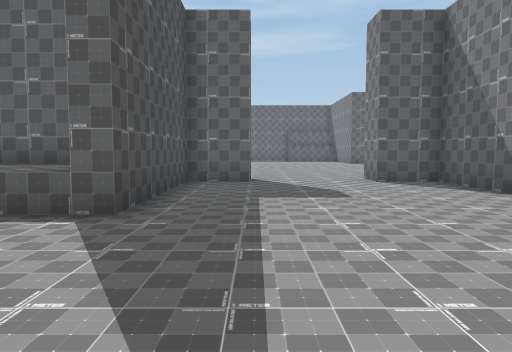
View 1 (above)

16 first-person views from a walk through a scene from a Unity 3-D project. The camera is 1.5 m above the floor, tilts 4° down and sees 70° across. The floor is counted in squares, 2 m on a side. Each view is taken from the middle of a square. On the plan, view 1 faces up. The plan holds only what a view shows up to about 11 squares ahead; the rest is blank. The place goes on beyond the plan. The player is left out.

View 2
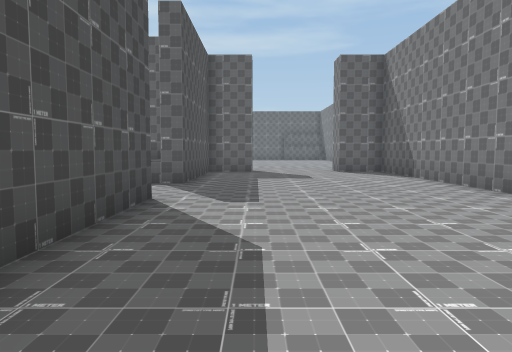

View 3
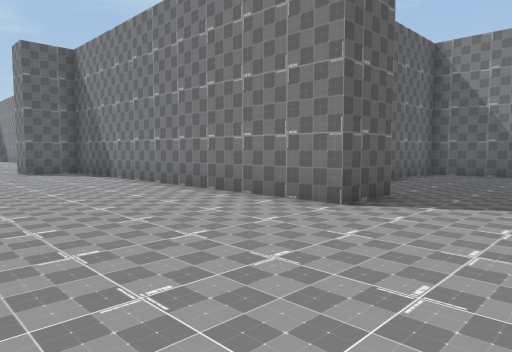

View 4
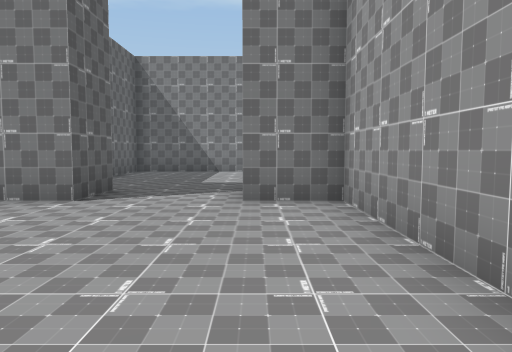

View 5
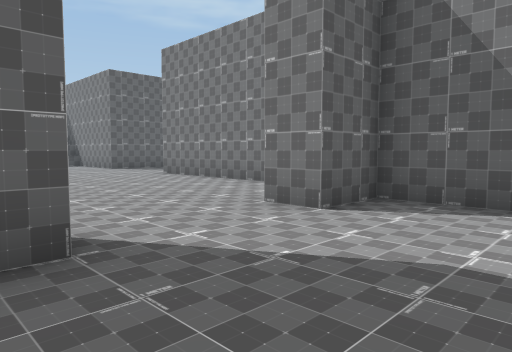

View 6
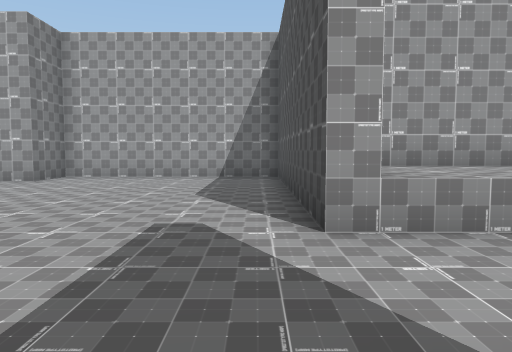

View 7
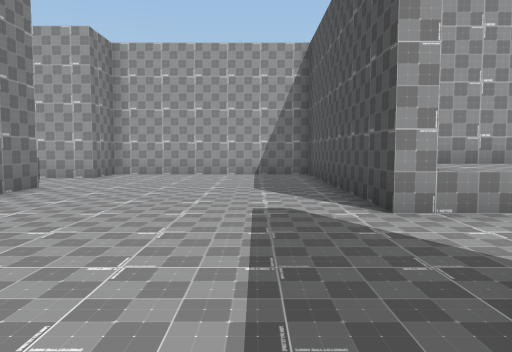

View 8
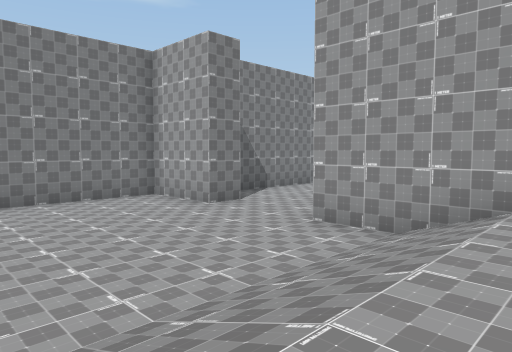

View 9
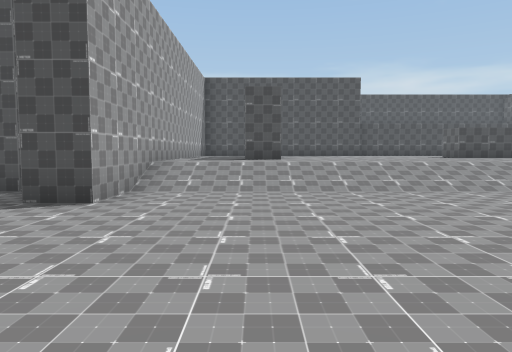

View 10
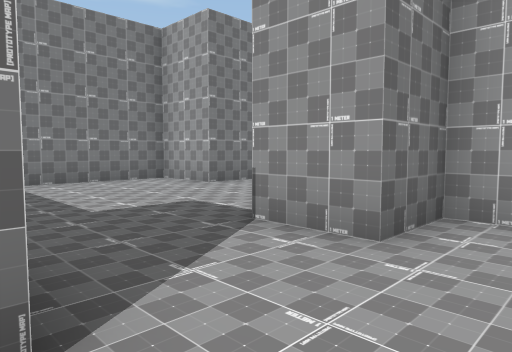

View 11
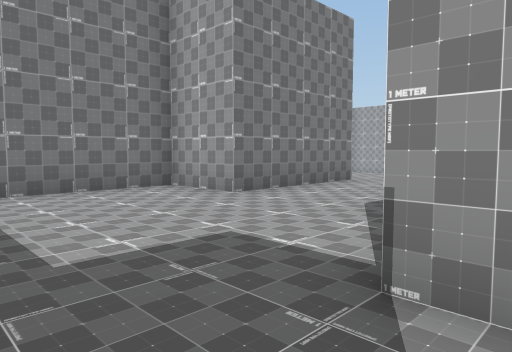

View 12
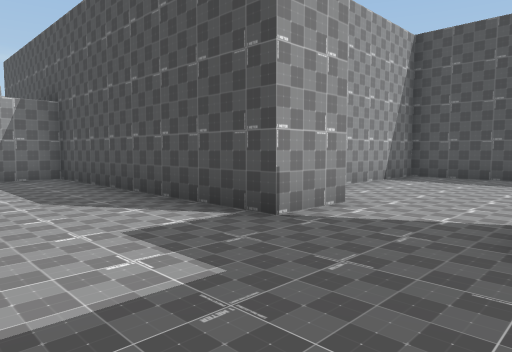

View 13
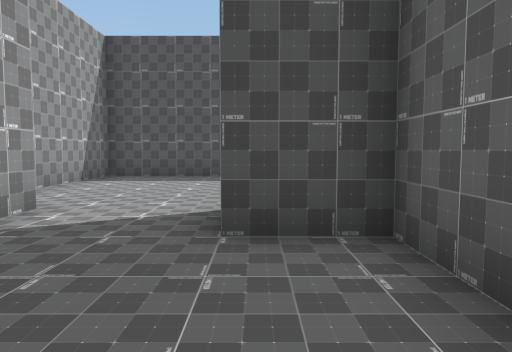

View 14
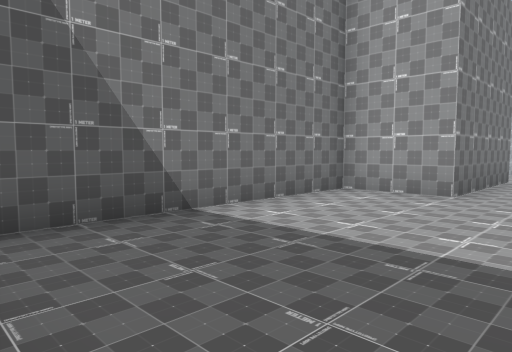

View 15
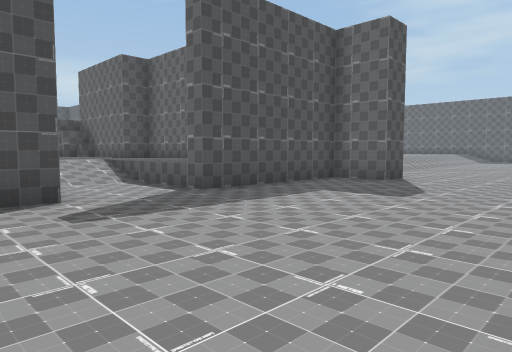

View 16
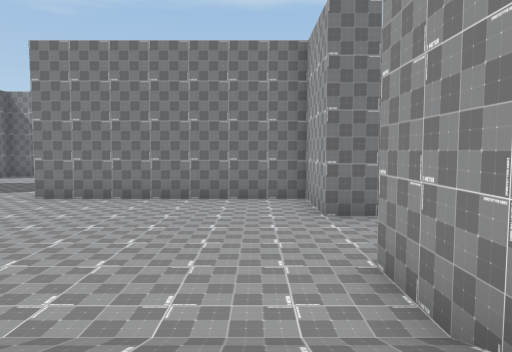

### Floor plan
Key: @ floor where view 1 was taken; # wall or solid block; . main floor; : floor 1 m higher than the main floor; / step, stairs or slope.
Columns run from 4 left of view 1 to 12 right of it. Each row starts with its distance up from view 1.
 15 ://.......#
 14 ://.......#
 13 ://.......#
 12 ://.......#
 11 ://.......#
 10 ://.......#
  9 ####...####
  8   #......#
  7 ###......#
  6 ::#......#
  5 ::#......#
  4 ///......#
  3 .........#
  2 .........#
  1 ::#......#
  0 ::#.@....##.....#
 -1 ###......##.....#
 -2   #.............#
 -3   #.............#
 -4   #......##.....#
 -5   #......##.....#
 -6   #########.....#
 -7           #...###
 -8           #...#
 -9           #...#
-10           #. .#

Where each view was taken, in squares from view 1:
view 1: 0 up, 0 right, facing up
view 2: 4 down, 0 right, facing up
view 3: 4 down, 0 right, facing up-right
view 4: 4 down, 1 left, facing right
view 5: 6 up, 1 left, facing up-right
view 6: 5 up, 1 left, facing down
view 7: 6 up, 0 right, facing down
view 8: 15 up, 4 left, facing down-right
view 9: 12 up, 5 right, facing left
view 10: 1 down, 3 right, facing down-right
view 11: 2 down, 5 right, facing down-right
view 12: 1 down, 9 right, facing down-left
view 13: 1 down, 9 right, facing left
view 14: 0 up, 8 right, facing down-right
view 15: 0 up, 4 right, facing up-left
view 16: 11 up, 4 left, facing right
